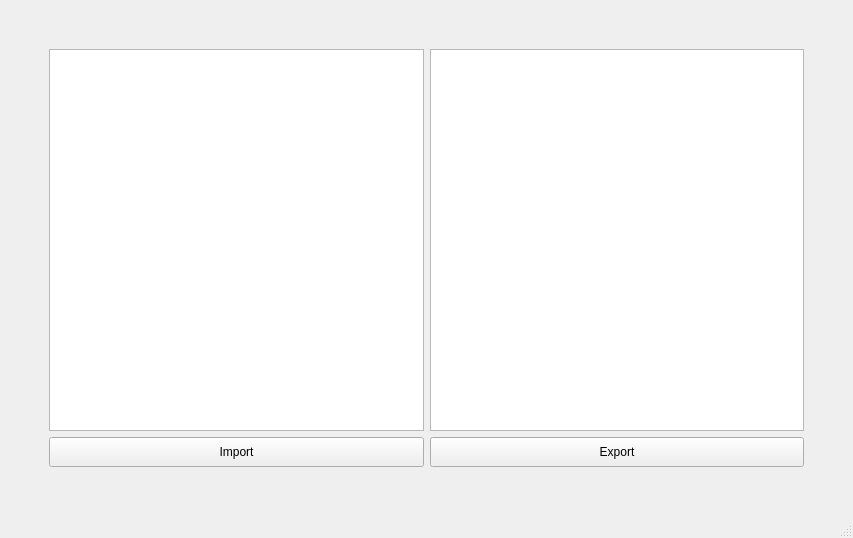
<?xml version="1.0" encoding="UTF-8"?>
<ui version="4.0">
 <class>MainWindow</class>
 <widget class="QMainWindow" name="MainWindow">
  <property name="geometry">
   <rect>
    <x>0</x>
    <y>0</y>
    <width>853</width>
    <height>538</height>
   </rect>
  </property>
  <property name="windowTitle">
   <string>MainWindow</string>
  </property>
  <widget class="QWidget" name="centralwidget">
   <layout class="QGridLayout" name="gridLayout">
    <item row="1" column="0">
     <spacer name="horizontalSpacer">
      <property name="orientation">
       <enum>Qt::Horizontal</enum>
      </property>
      <property name="sizeType">
       <enum>QSizePolicy::Maximum</enum>
      </property>
      <property name="sizeHint" stdset="0">
       <size>
        <width>40</width>
        <height>20</height>
       </size>
      </property>
     </spacer>
    </item>
    <item row="1" column="1">
     <layout class="QVBoxLayout" name="verticalLayout">
      <item>
       <layout class="QHBoxLayout" name="horizontalLayout">
        <item>
         <widget class="QTextEdit" name="input">
          <property name="styleSheet">
           <string notr="true">font: 11pt &quot;Georgia&quot;;</string>
          </property>
         </widget>
        </item>
        <item>
         <widget class="QTextEdit" name="output">
          <property name="styleSheet">
           <string notr="true">font: 11pt &quot;Georgia&quot;;</string>
          </property>
          <property name="readOnly">
           <bool>true</bool>
          </property>
         </widget>
        </item>
       </layout>
      </item>
      <item>
       <layout class="QHBoxLayout" name="horizontalLayout_2">
        <item>
         <widget class="QPushButton" name="import_2">
          <property name="minimumSize">
           <size>
            <width>0</width>
            <height>30</height>
           </size>
          </property>
          <property name="styleSheet">
           <string notr="true">QPushButton{
                           color: #52ffe2;
						   font: 12pt &quot;Calibri&quot;;
                           background-color: #666666;
                           border: 1px solid #d5d5d5;
                           border-radius: 6px;
                        }
                        
                        QPushButton:hover{
                           color: #1959d1;
                           border: 1px solid #828282;
                           background-color: #d5d5d5;
                        }
                        
                        QPushButton:hover:pressed{
                           background-color: gray;
                           color:white;
                        };</string>
          </property>
          <property name="text">
           <string>Import</string>
          </property>
         </widget>
        </item>
        <item>
         <widget class="QPushButton" name="export_3">
          <property name="minimumSize">
           <size>
            <width>0</width>
            <height>30</height>
           </size>
          </property>
          <property name="styleSheet">
           <string notr="true">QPushButton{
                           color: #52ffe2;
						   font: 12pt &quot;Calibri&quot;;
                           background-color: #666666;
                           border: 1px solid #d5d5d5;
                           border-radius: 6px;
                        }
                        
                        QPushButton:hover{
                           color: #1959d1;
                           border: 1px solid #828282;
                           background-color: #d5d5d5;
                        }
                        
                        QPushButton:hover:pressed{
                           background-color: gray;
                           color:white;
                        };</string>
          </property>
          <property name="text">
           <string>Export</string>
          </property>
         </widget>
        </item>
       </layout>
      </item>
     </layout>
    </item>
    <item row="1" column="2">
     <spacer name="horizontalSpacer_2">
      <property name="orientation">
       <enum>Qt::Horizontal</enum>
      </property>
      <property name="sizeType">
       <enum>QSizePolicy::Maximum</enum>
      </property>
      <property name="sizeHint" stdset="0">
       <size>
        <width>40</width>
        <height>20</height>
       </size>
      </property>
     </spacer>
    </item>
    <item row="0" column="1">
     <spacer name="verticalSpacer">
      <property name="orientation">
       <enum>Qt::Vertical</enum>
      </property>
      <property name="sizeType">
       <enum>QSizePolicy::Maximum</enum>
      </property>
      <property name="sizeHint" stdset="0">
       <size>
        <width>20</width>
        <height>40</height>
       </size>
      </property>
     </spacer>
    </item>
    <item row="2" column="1">
     <spacer name="verticalSpacer_2">
      <property name="orientation">
       <enum>Qt::Vertical</enum>
      </property>
      <property name="sizeType">
       <enum>QSizePolicy::Maximum</enum>
      </property>
      <property name="sizeHint" stdset="0">
       <size>
        <width>20</width>
        <height>40</height>
       </size>
      </property>
     </spacer>
    </item>
   </layout>
  </widget>
  <widget class="QMenuBar" name="menubar">
   <property name="geometry">
    <rect>
     <x>0</x>
     <y>0</y>
     <width>853</width>
     <height>25</height>
    </rect>
   </property>
  </widget>
  <widget class="QStatusBar" name="statusbar"/>
 </widget>
 <resources/>
 <connections/>
</ui>
